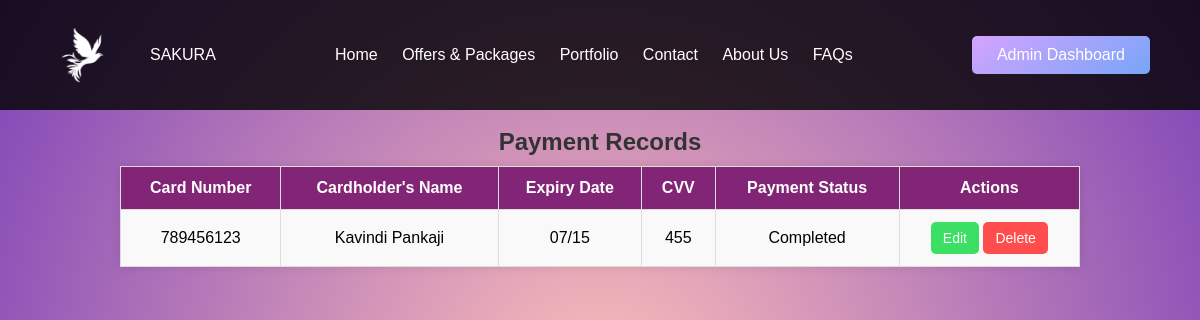
The page /pRead.php on the database its author committed.
### tables this page shows
CREATE TABLE `payments` (
  `cNumber` int(16) NOT NULL,
  `cName` varchar(50) NOT NULL,
  `exdate` varchar(5) NOT NULL,
  `cvv` int(3) NOT NULL,
  `payment_status` text DEFAULT NULL
);

### pRead.php (the view, shortened to what this page needs)
<!DOCTYPE html>
<html>
<head>
    <link rel='stylesheet' type='text/css' media='screen' href='payment/crud/pRead.css'>
    <link rel="stylesheet" href="https://cdnjs.cloudflare.com/ajax/libs/font-awesome/6.0.0-beta3/css/all.min.css">
</head>
<body>
    <nav class="navbar">
        <div class="logo">
            <img src="payment/crud/images/white-logo.png" alt="Agency Logo">
            <a href="index.php">SAKURA</a>
        </div>
        <nav class="navibar">
        <div class="nav-links">
        <a href="home.php">Home</a>
            <a href="Offers&Packagers.php">Offers & Packages</a>
            <a href="index.php">Portfolio</a>
            <a href="contactpage.php">Contact</a>
            <a href="aboutUsPage.php">About Us</a>
            <a href="faq.php">FAQs</a>
        </div>
        </nav>
        <a href="adminDash.php" class="cta-btn" id="signin-btn">Admin Dashboard</a>
    </nav>
    <?php
require 'pConfig.php';
$sql = "SELECT cNumber, cName, exdate, cvv, payment_status FROM payments";
$result = $con->query($sql);
if ($result->num_rows > 0) {
    echo "<table>";
    echo "<caption>Payment Records</caption>";
    echo "<tr>
            <th>Card Number</th>
            <th>Cardholder's Name</th>
            <th>Expiry Date</th>
            <th>CVV</th>
            <th>Payment Status</th>
            <th>Actions</th>
          </tr>";
    while ($row = $result->fetch_assoc()) {
        echo "<tr>
                <td>" . $row["cNumber"] . "</td>
                <td>" . $row["cName"] . "</td>
                <td>" . $row["exdate"] . "</td>
                <td>" . $row["cvv"] . "</td>
                <td>" . $row["payment_status"] . "</td>
                <td>
                    <a href='pUpdate.php?cNumber=" . $row["cNumber"] . "'><button class='updatebtn'>Edit</button></a>
                    <a href='pDelete.php?cNumber=" . $row["cNumber"] . "'><button class='deletebtn'>Delete</button></a>
                </td>
              </tr>";
    }
    echo "</table>";
} else {
    echo "No results found.";
}
?>
</body>
</html>

### pRead.css (style rules this page uses)
* { margin: 0; padding: 0; box-sizing: border-box; }
body, html { font-family: 'Poppins', sans-serif; scroll-behavior: smooth; transition: all 0.3s ease-in-out; }
a { text-decoration: none; transition: color 0.3s ease-in-out; color:#ccc; }
.navbar { display: flex; justify-content: space-between; align-items: center; padding: 20px 50px; background-color: rgba(0, 0, 0, 0.8); color: white; position: fixed; width: 100%; top: 0; z-index: 100; transition: background-color 0.3s ease; }
.navbar a { color: white; margin-left: 20px; position: relative; padding: 5px 0; }
.navbar .logo { display: flex; align-items: center; }
.navbar .logo img { height: 70px; width: auto; max-width: 150px; margin-right: 10px; }
.navibar a::after { content: ""; position: absolute; left: 0; bottom: 0; width: 100%; height: 2px; background-color: #77A5F8; transform: scaleX(0); transition: transform 0.3s ease-in-out; }
.navbar .cta-btn { background: linear-gradient(145deg, #D5A3FF 0%, #77A5F8 100%); color: white; padding: 10px 25px; border-radius: 5px; transition: transform 0.3s ease-in-out; }
table { width: 80%; border-collapse: collapse; margin: 20px auto; font-family: Arial, sans-serif; font-size: 16px; text-align: left; background-color: #fff; box-shadow: 0px 0px 10px rgba(0, 0, 0, 0.1); }
th, td { padding: 12px; border: 1px solid #ddd; text-align: center; }
th { background-color: #832576; color: white; font-weight: bold; }
tr:nth-child(even) { background-color: #f9f9f9; }
.deletebtn { background-color: #ff4d4d; color: white; border: none; padding: 8px 12px; border-radius: 5px; cursor: pointer; font-size: 14px; transition: background-color 0.3s ease; }
.updatebtn { background-color: #3adf63; color: white; border: none; padding: 8px 12px; border-radius: 5px; cursor: pointer; font-size: 14px; transition: background-color 0.3s ease; }
caption { font-size: 24px; font-weight: bold; margin-bottom: 10px; color: #333; }
html, body { height: 100%; margin: 0; padding: 0; }
body { background: radial-gradient( circle, #ffc0b8 0%, #7d42b8 100% ); }

### rows shown on the page
payments: cNumber "789456123", cName "Kavindi Pankaji", exdate "07/15", cvv "455", payment_status "Completed"
